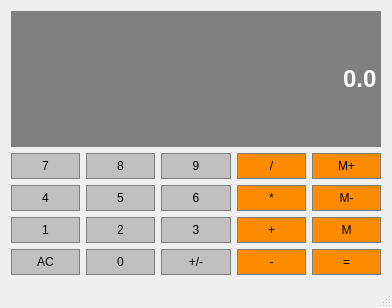
<?xml version="1.0" encoding="UTF-8"?>
<ui version="4.0">
 <class>Calculator</class>
 <widget class="QMainWindow" name="Calculator">
  <property name="geometry">
   <rect>
    <x>0</x>
    <y>0</y>
    <width>392</width>
    <height>308</height>
   </rect>
  </property>
  <property name="windowTitle">
   <string>Calculator</string>
  </property>
  <widget class="QWidget" name="centralWidget">
   <layout class="QGridLayout" name="gridLayout">
    <item row="2" column="4">
     <widget class="QPushButton" name="MemClear">
      <property name="sizePolicy">
       <sizepolicy hsizetype="Preferred" vsizetype="Preferred">
        <horstretch>0</horstretch>
        <verstretch>0</verstretch>
       </sizepolicy>
      </property>
      <property name="styleSheet">
       <string notr="true">QPushButton {
	background-color: #FF8C00;
	border: 1px solid gray;
	padding: 5px;
}

QPushButton:pressed {
	background-color: #A9A9A9;
	border: 1px solid gray;
	padding: 5px;
}</string>
      </property>
      <property name="text">
       <string>M-</string>
      </property>
     </widget>
    </item>
    <item row="1" column="2">
     <widget class="QPushButton" name="Button9">
      <property name="sizePolicy">
       <sizepolicy hsizetype="Preferred" vsizetype="Preferred">
        <horstretch>0</horstretch>
        <verstretch>0</verstretch>
       </sizepolicy>
      </property>
      <property name="styleSheet">
       <string notr="true">QPushButton {
	background-color: #C0C0C0;
	border: 1px solid gray;
	padding: 5px;
}

QPushButton:pressed {
	background-color: #A9A9A9;
	border: 1px solid gray;
	padding: 5px;
}</string>
      </property>
      <property name="text">
       <string>9</string>
      </property>
     </widget>
    </item>
    <item row="2" column="1">
     <widget class="QPushButton" name="Button5">
      <property name="sizePolicy">
       <sizepolicy hsizetype="Preferred" vsizetype="Preferred">
        <horstretch>0</horstretch>
        <verstretch>0</verstretch>
       </sizepolicy>
      </property>
      <property name="styleSheet">
       <string notr="true">QPushButton {
	background-color: #C0C0C0;
	border: 1px solid gray;
	padding: 5px;
}

QPushButton:pressed {
	background-color: #A9A9A9;
	border: 1px solid gray;
	padding: 5px;
}</string>
      </property>
      <property name="text">
       <string>5</string>
      </property>
     </widget>
    </item>
    <item row="2" column="3">
     <widget class="QPushButton" name="Multiply">
      <property name="sizePolicy">
       <sizepolicy hsizetype="Preferred" vsizetype="Preferred">
        <horstretch>0</horstretch>
        <verstretch>0</verstretch>
       </sizepolicy>
      </property>
      <property name="styleSheet">
       <string notr="true">QPushButton {
	background-color: #FF8C00;
	border: 1px solid gray;
	padding: 5px;
}

QPushButton:pressed {
	background-color: #A9A9A9;
	border: 1px solid gray;
	padding: 5px;
}</string>
      </property>
      <property name="text">
       <string>*</string>
      </property>
     </widget>
    </item>
    <item row="3" column="0">
     <widget class="QPushButton" name="Button1">
      <property name="sizePolicy">
       <sizepolicy hsizetype="Preferred" vsizetype="Preferred">
        <horstretch>0</horstretch>
        <verstretch>0</verstretch>
       </sizepolicy>
      </property>
      <property name="styleSheet">
       <string notr="true">QPushButton {
	background-color: #C0C0C0;
	border: 1px solid gray;
	padding: 5px;
}

QPushButton:pressed {
	background-color: #A9A9A9;
	border: 1px solid gray;
	padding: 5px;
}</string>
      </property>
      <property name="text">
       <string>1</string>
      </property>
     </widget>
    </item>
    <item row="1" column="0">
     <widget class="QPushButton" name="Button7">
      <property name="sizePolicy">
       <sizepolicy hsizetype="Preferred" vsizetype="Preferred">
        <horstretch>0</horstretch>
        <verstretch>0</verstretch>
       </sizepolicy>
      </property>
      <property name="styleSheet">
       <string notr="true">QPushButton {
	background-color: #C0C0C0;
	border: 1px solid gray;
	padding: 5px;
}

QPushButton:pressed {
	background-color: #A9A9A9;
	border: 1px solid gray;
	padding: 5px;
}</string>
      </property>
      <property name="text">
       <string>7</string>
      </property>
     </widget>
    </item>
    <item row="2" column="0">
     <widget class="QPushButton" name="Button4">
      <property name="sizePolicy">
       <sizepolicy hsizetype="Preferred" vsizetype="Preferred">
        <horstretch>0</horstretch>
        <verstretch>0</verstretch>
       </sizepolicy>
      </property>
      <property name="styleSheet">
       <string notr="true">QPushButton {
	background-color: #C0C0C0;
	border: 1px solid gray;
	padding: 5px;
}

QPushButton:pressed {
	background-color: #A9A9A9;
	border: 1px solid gray;
	padding: 5px;
}</string>
      </property>
      <property name="text">
       <string>4</string>
      </property>
     </widget>
    </item>
    <item row="2" column="2">
     <widget class="QPushButton" name="Button6">
      <property name="sizePolicy">
       <sizepolicy hsizetype="Preferred" vsizetype="Preferred">
        <horstretch>0</horstretch>
        <verstretch>0</verstretch>
       </sizepolicy>
      </property>
      <property name="styleSheet">
       <string notr="true">QPushButton {
	background-color: #C0C0C0;
	border: 1px solid gray;
	padding: 5px;
}

QPushButton:pressed {
	background-color: #A9A9A9;
	border: 1px solid gray;
	padding: 5px;
}</string>
      </property>
      <property name="text">
       <string>6</string>
      </property>
     </widget>
    </item>
    <item row="1" column="1">
     <widget class="QPushButton" name="Button8">
      <property name="sizePolicy">
       <sizepolicy hsizetype="Preferred" vsizetype="Preferred">
        <horstretch>0</horstretch>
        <verstretch>0</verstretch>
       </sizepolicy>
      </property>
      <property name="styleSheet">
       <string notr="true">QPushButton {
	background-color: #C0C0C0;
	border: 1px solid gray;
	padding: 5px;
}

QPushButton:pressed {
	background-color: #A9A9A9;
	border: 1px solid gray;
	padding: 5px;
}</string>
      </property>
      <property name="text">
       <string>8</string>
      </property>
     </widget>
    </item>
    <item row="1" column="3">
     <widget class="QPushButton" name="Divide">
      <property name="sizePolicy">
       <sizepolicy hsizetype="Preferred" vsizetype="Preferred">
        <horstretch>0</horstretch>
        <verstretch>0</verstretch>
       </sizepolicy>
      </property>
      <property name="styleSheet">
       <string notr="true">QPushButton {
	background-color: #FF8C00;
	border: 1px solid gray;
	padding: 5px;
}

QPushButton:pressed {
	background-color: #A9A9A9;
	border: 1px solid gray;
	padding: 5px;
}</string>
      </property>
      <property name="text">
       <string>/</string>
      </property>
     </widget>
    </item>
    <item row="1" column="4">
     <widget class="QPushButton" name="MemAdd">
      <property name="sizePolicy">
       <sizepolicy hsizetype="Preferred" vsizetype="Preferred">
        <horstretch>0</horstretch>
        <verstretch>0</verstretch>
       </sizepolicy>
      </property>
      <property name="styleSheet">
       <string notr="true">QPushButton {
	background-color: #FF8C00;
	border: 1px solid gray;
	padding: 5px;
}

QPushButton:pressed {
	background-color: #A9A9A9;
	border: 1px solid gray;
	padding: 5px;
}</string>
      </property>
      <property name="text">
       <string>M+</string>
      </property>
     </widget>
    </item>
    <item row="4" column="0">
     <widget class="QPushButton" name="Clear">
      <property name="sizePolicy">
       <sizepolicy hsizetype="Preferred" vsizetype="Preferred">
        <horstretch>0</horstretch>
        <verstretch>0</verstretch>
       </sizepolicy>
      </property>
      <property name="styleSheet">
       <string notr="true">QPushButton {
	background-color: #C0C0C0;
	border: 1px solid gray;
	padding: 5px;
}

QPushButton:pressed {
	background-color: #A9A9A9;
	border: 1px solid gray;
	padding: 5px;
}</string>
      </property>
      <property name="text">
       <string>AC</string>
      </property>
     </widget>
    </item>
    <item row="3" column="1">
     <widget class="QPushButton" name="Button2">
      <property name="sizePolicy">
       <sizepolicy hsizetype="Preferred" vsizetype="Preferred">
        <horstretch>0</horstretch>
        <verstretch>0</verstretch>
       </sizepolicy>
      </property>
      <property name="styleSheet">
       <string notr="true">QPushButton {
	background-color: #C0C0C0;
	border: 1px solid gray;
	padding: 5px;
}

QPushButton:pressed {
	background-color: #A9A9A9;
	border: 1px solid gray;
	padding: 5px;
}</string>
      </property>
      <property name="text">
       <string>2</string>
      </property>
     </widget>
    </item>
    <item row="3" column="2">
     <widget class="QPushButton" name="Button3">
      <property name="sizePolicy">
       <sizepolicy hsizetype="Preferred" vsizetype="Preferred">
        <horstretch>0</horstretch>
        <verstretch>0</verstretch>
       </sizepolicy>
      </property>
      <property name="styleSheet">
       <string notr="true">QPushButton {
	background-color: #C0C0C0;
	border: 1px solid gray;
	padding: 5px;
}

QPushButton:pressed {
	background-color: #A9A9A9;
	border: 1px solid gray;
	padding: 5px;
}</string>
      </property>
      <property name="text">
       <string>3</string>
      </property>
     </widget>
    </item>
    <item row="3" column="3">
     <widget class="QPushButton" name="Add">
      <property name="sizePolicy">
       <sizepolicy hsizetype="Preferred" vsizetype="Preferred">
        <horstretch>0</horstretch>
        <verstretch>0</verstretch>
       </sizepolicy>
      </property>
      <property name="styleSheet">
       <string notr="true">QPushButton {
	background-color: #FF8C00;
	border: 1px solid gray;
	padding: 5px;
}

QPushButton:pressed {
	background-color: #A9A9A9;
	border: 1px solid gray;
	padding: 5px;
}</string>
      </property>
      <property name="text">
       <string>+</string>
      </property>
     </widget>
    </item>
    <item row="3" column="4">
     <widget class="QPushButton" name="MemGet">
      <property name="sizePolicy">
       <sizepolicy hsizetype="Preferred" vsizetype="Preferred">
        <horstretch>0</horstretch>
        <verstretch>0</verstretch>
       </sizepolicy>
      </property>
      <property name="styleSheet">
       <string notr="true">QPushButton {
	background-color: #FF8C00;
	border: 1px solid gray;
	padding: 5px;
}

QPushButton:pressed {
	background-color: #A9A9A9;
	border: 1px solid gray;
	padding: 5px;
}</string>
      </property>
      <property name="text">
       <string>M</string>
      </property>
     </widget>
    </item>
    <item row="4" column="1">
     <widget class="QPushButton" name="Button0">
      <property name="sizePolicy">
       <sizepolicy hsizetype="Preferred" vsizetype="Preferred">
        <horstretch>0</horstretch>
        <verstretch>0</verstretch>
       </sizepolicy>
      </property>
      <property name="styleSheet">
       <string notr="true">QPushButton {
	background-color: #C0C0C0;
	border: 1px solid gray;
	padding: 5px;
}

QPushButton:pressed {
	background-color: #A9A9A9;
	border: 1px solid gray;
	padding: 5px;
}</string>
      </property>
      <property name="text">
       <string>0</string>
      </property>
     </widget>
    </item>
    <item row="4" column="2">
     <widget class="QPushButton" name="ChangeSign">
      <property name="sizePolicy">
       <sizepolicy hsizetype="Preferred" vsizetype="Preferred">
        <horstretch>0</horstretch>
        <verstretch>0</verstretch>
       </sizepolicy>
      </property>
      <property name="styleSheet">
       <string notr="true">QPushButton {
	background-color: #C0C0C0;
	border: 1px solid gray;
	padding: 5px;
}

QPushButton:pressed {
	background-color: #A9A9A9;
	border: 1px solid gray;
	padding: 5px;
}</string>
      </property>
      <property name="text">
       <string>+/-</string>
      </property>
     </widget>
    </item>
    <item row="4" column="3">
     <widget class="QPushButton" name="Subtract">
      <property name="sizePolicy">
       <sizepolicy hsizetype="Preferred" vsizetype="Preferred">
        <horstretch>0</horstretch>
        <verstretch>0</verstretch>
       </sizepolicy>
      </property>
      <property name="styleSheet">
       <string notr="true">QPushButton {
	background-color: #FF8C00;
	border: 1px solid gray;
	padding: 5px;
}

QPushButton:pressed {
	background-color: #A9A9A9;
	border: 1px solid gray;
	padding: 5px;
}</string>
      </property>
      <property name="text">
       <string>-</string>
      </property>
     </widget>
    </item>
    <item row="4" column="4">
     <widget class="QPushButton" name="Equals">
      <property name="sizePolicy">
       <sizepolicy hsizetype="Preferred" vsizetype="Preferred">
        <horstretch>0</horstretch>
        <verstretch>0</verstretch>
       </sizepolicy>
      </property>
      <property name="styleSheet">
       <string notr="true">QPushButton {
	background-color: #FF8C00;
	border: 1px solid gray;
	padding: 5px;
}

QPushButton:pressed {
	background-color: #A9A9A9;
	border: 1px solid gray;
	padding: 5px;
}</string>
      </property>
      <property name="text">
       <string>=</string>
      </property>
     </widget>
    </item>
    <item row="0" column="0" colspan="5">
     <widget class="QLineEdit" name="Display">
      <property name="sizePolicy">
       <sizepolicy hsizetype="Preferred" vsizetype="Expanding">
        <horstretch>0</horstretch>
        <verstretch>0</verstretch>
       </sizepolicy>
      </property>
      <property name="font">
       <font>
        <family>Arial</family>
        <pointsize>18</pointsize>
        <weight>75</weight>
        <bold>true</bold>
       </font>
      </property>
      <property name="styleSheet">
       <string notr="true">QLineEdit {
	background-color: gray;
	border: 1px solid gray;
	color: #ffffff
}</string>
      </property>
      <property name="text">
       <string>0.0</string>
      </property>
      <property name="alignment">
       <set>Qt::AlignRight|Qt::AlignTrailing|Qt::AlignVCenter</set>
      </property>
     </widget>
    </item>
   </layout>
  </widget>
  <widget class="QMenuBar" name="menuBar">
   <property name="geometry">
    <rect>
     <x>0</x>
     <y>0</y>
     <width>392</width>
     <height>26</height>
    </rect>
   </property>
  </widget>
  <widget class="QStatusBar" name="statusBar"/>
 </widget>
 <layoutdefault spacing="6" margin="11"/>
 <resources/>
 <connections/>
</ui>
